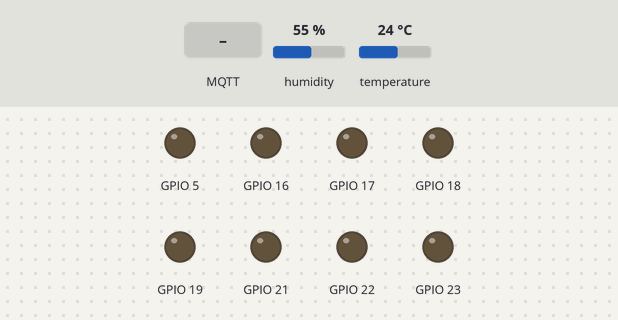
The sketch below on a simulated ESP32. Parts: output pins drawn as LEDs (lit = HIGH). The inputs (shaded band) are chosen by the test bench; at power-on: humidity 55 %, temperature 24 °C. WiFi joins after 1.5 s; servers stay silent unless stated; random numbers use the default seed unless the sketch sets one; no MQTT or app messages arrive unless stated; what the sketch prints to the serial monitor is not drawn.

Above: at 2.7 s.
2.8 s: MQTT message "ON" arrives on the first subscribed topic
At 3.8 s:
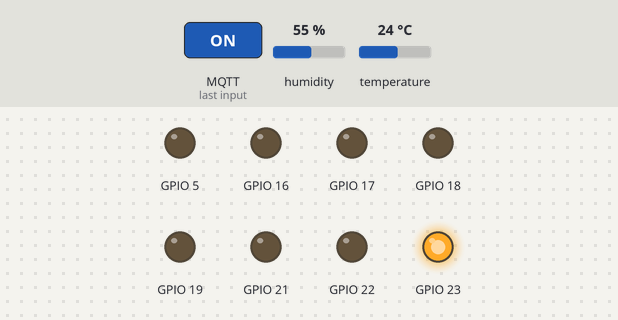
4.3 s: MQTT message "ON" arrives on the second subscribed topic
At 5.3 s:
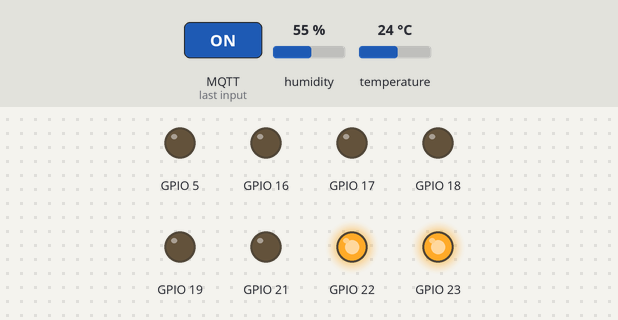
5.8 s: MQTT message "OFF" arrives on the first subscribed topic
At 6.8 s:
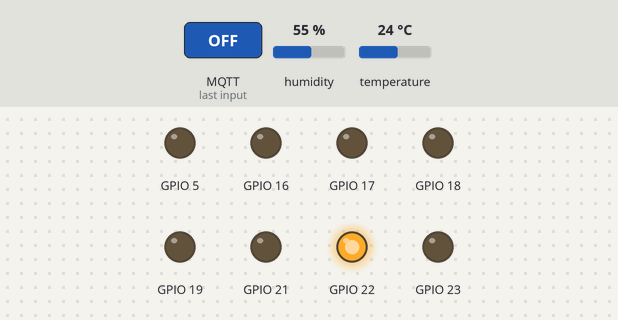
7.3 s: MQTT message "ON" arrives on the third subscribed topic
At 8.1 s:
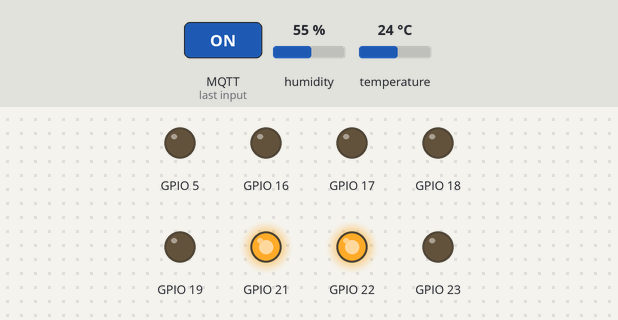
8.8 s: MQTT message "OFF" arrives on the second subscribed topic
At 9.6 s:
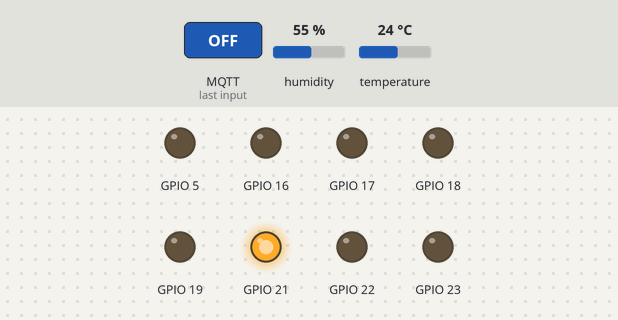
10.3 s: MQTT message "OFF" arrives on the third subscribed topic
At 11.1 s:
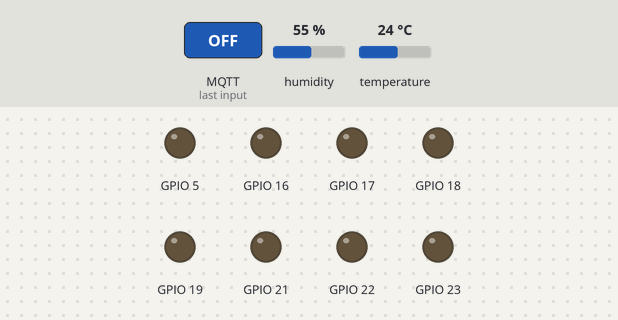
Timing chart, 0 to 12.8 s (numbered marks = the images above; inputs shaded):
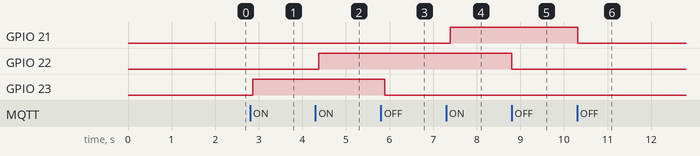

Measured:
- after the input at 2.8 s, GPIO 23: LOW → HIGH after 0.07 s
- after the input at 4.3 s, GPIO 22: LOW → HIGH after 0.08 s
- after the input at 5.8 s, GPIO 23: HIGH → LOW after 0.09 s
- after the input at 7.3 s, GPIO 21: LOW → HIGH after 0.09 s
- after the input at 8.8 s, GPIO 22: HIGH → LOW at once
- after the input at 10.3 s, GPIO 21: HIGH → LOW at once

The sketch:

arduino_code.ino
```cpp
#include<WiFi.h>
#include <PubSubClient.h>
#include <DHT.h>

//wifi credentials
const char* ssid = "Heh12345";
const char* password = "Heh12345";
//mqtt broker credentials
const char* host = "broker.hivemq.com";
const int port = 1883;

//temp and humidity sensor
#define DHTTYPE DHT22
const int DHTPin = 13;

DHT dht(DHTPin, DHTTYPE);

float temp;
float humidity;

//light Class Component
class Light {
  public:
    String title;
    char * topic;
    int pin;
    Light(String x, char * y, int z) {
      title = x;
      topic = y;
      pin = z;
    };
    void mqttSwitch(String message) {
      if (message == "ON") {
        digitalWrite(pin, HIGH);
      } else if (message == "OFF") {
        digitalWrite(pin, LOW);
      }
    }
};
//Relay details (title, Mqtt-topic, Arduino-pin)
Light R1("Relay1", "iothomeroomlight1", 23);
Light R2("Relay2", "iothomeroomlight2", 22);
Light R3("Relay3", "iothomeroomlight3", 21);
Light R4("Relay4", "iothomeroomlight4", 19);
Light R5("Relay5", "iothomeroomlight5", 18);
Light R6("Relay6", "iothomeroomlight6", 5);
Light R7("Relay7", "iothomeroomlight7", 17);
Light R8("Relay8", "iothomeroomlight8", 16);

const int num_relays = 8;
Light Relays[8] = {R1, R2, R3, R4, R5, R6, R7, R8};

WiFiClient esp32;
PubSubClient client(esp32);

void mqttConnect() {
  while (!client.connected()) {
    String clientId = "ESP32Client_" + String(random(0xffff), HEX);
    if (client.connect(clientId.c_str())) {
      Serial.println("Mqtt Connected");
      //subscribe topic
      for (int i = 0; i < num_relays; i++) {
        client.subscribe(Relays[i].topic);
      }
    } else {
      delay(500);
    }
  }
}


void onMessageRecieved(char* topic, byte* payload, unsigned int length) {
  String Topic = topic;
  String message = "";
  for (int i = 0; i < length; i++) {
    message += (char)payload[i];
  }

  for (int i = 0; i < num_relays; i++) {
    if ((String)Relays[i].topic == Topic) {
      Relays[i].mqttSwitch(message);
    }
  }


}
void setup() {
  //setting all realys as output
  for (int i = 0; i < num_relays; i++) {
    pinMode(Relays[i].pin, OUTPUT);
  }
  Serial.begin(115200);
  dht.begin();
  //wifi setup
  WiFi.mode(WIFI_STA);
  Serial.println("Starting WiFi connection..");
  WiFi.begin(ssid, password);

  //wait for connection
  while (WiFi.status() != WL_CONNECTED) {
    Serial.print(".");
    delay(500);
  }
  Serial.println(".");
  Serial.println("WiFi Connected");
  //mqtt setup
  Serial.println("Starting MQTT connection..");
  client.setServer(host, port);
  client.setCallback(onMessageRecieved);

}

void TempAndHumi(){
  humidity = dht.readHumidity();
  temp = dht.readTemperature();
  Serial.println("Temp: ");
  Serial.println(temp);
  Serial.println("Humidity: ");
  Serial.println(humidity);
  delay(100);
}

void loop() {
  // put your main code here, to run repeatedly:
  if (!client.connected()) {
    mqttConnect();
  }
  client.loop();
  TempAndHumi();
}
```
